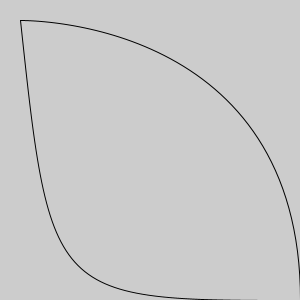
Frame 1 (no input)
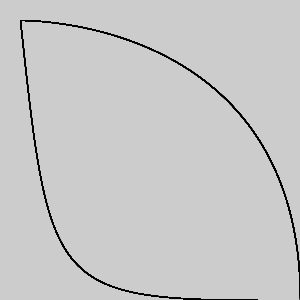
Frame 60 (the mouse pressed at the canvas centre just before this capture)
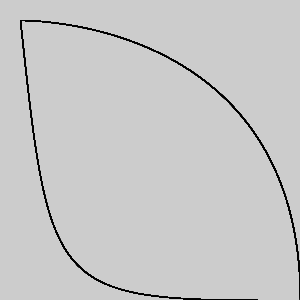
Frame 120 (the mouse held since frame 60 and released just before this capture)

The Processing sketch that drew these frames (run headless with seeded random() and noise(); from frame 60 on, the mouse is pressed at the canvas centre):

// Processing sketch: bezier_new_2_beziers
// ── bezier_new_2_beziers.pde
void setup(){
  size(300,300);
}
void draw(){
  noFill();
  bezier(20,20,50,width,50,height,width,height);
  bezier(20,20,30,20,width,height-280,width,height);
}
